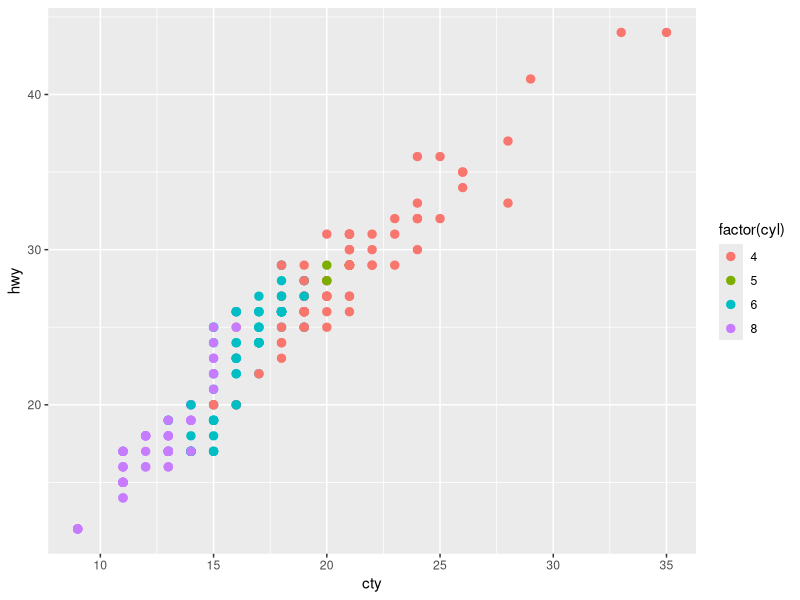
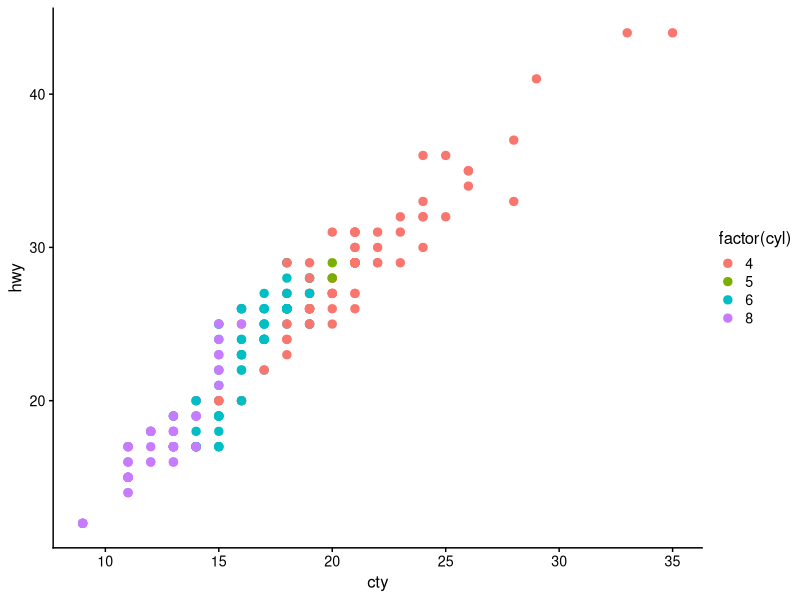

The R script that drew these images, in order: (Note: this script raises an error after producing the figures.)
## ---- chunk 1
require(ggplot2)
## ---- chunk 2
ggplot(mpg, aes(x = cty, y = hwy, colour = factor(cyl))) + 
   geom_point(size=2.5) + theme_gray()
## ---- chunk 3
require(cowplot)
theme_set(theme_cowplot(font_size=12)) # default fontsize doesn't work well for online viewing
ggplot(mpg, aes(x = cty, y = hwy, colour = factor(cyl))) +
  geom_point(size=2.5)
## ---- chunk 4
plot.mpg + background_grid(major = "xy", minor = "none")
## ---- chunk 5
plot.mpg <- ggplot(mpg, aes(x = cty, y = hwy, colour = factor(cyl))) + 
  geom_point(size=2.5)
plot.mpg
plot.diamonds <- ggplot(diamonds, aes(clarity, fill = cut)) + geom_bar() +
  theme(axis.text.x = element_text(angle=70, vjust=0.5))
plot.diamonds
## ---- chunk 6
plot_grid(plot.mpg, plot.diamonds, labels=c("A", "B"))
## ---- chunk 7
plot_grid(plot.mpg, NULL, NULL, plot.diamonds, labels=c("A", "B", "C", "D"), ncol = 2)
## ---- chunk 8
plot_grid(plot.mpg, plot.diamonds, plot.mpg, labels=c("A", "B", "C"), nrow = 1)
## ---- chunk 9
ggdraw(plot.mpg) + 
  draw_plot_label("A", size = 14) + 
  draw_text("DRAFT!", angle = 45, size = 80, alpha = .2)
## ---- chunk 10
t <- (0:1000)/1000
spiral <- data.frame(x = .45+.55*t*cos(t*15), y = .55-.55*t*sin(t*15), t)
ggdraw(plot.mpg) + 
  geom_path(data = spiral, aes(x = x, y = y, colour = t), size = 6, alpha = .4)
## ---- chunk 11
boxes <- data.frame(
  x = sample((0:36)/40, 40, replace = TRUE),
  y = sample((0:32)/40, 40, replace = TRUE)
)
# plot on top of annotations
ggdraw() + 
  geom_rect(data = boxes, aes(xmin = x, xmax = x + .15, ymin = y, ymax = y + .15),
            colour = "gray60", fill = "gray80") +
  draw_plot(plot.mpg) +
  draw_text("Plot is on top of the grey boxes", x = 1, y = 1,
            vjust = 1, hjust = 1, size = 10, fontface = 'bold')
# plot below annotations
ggdraw(plot.mpg) + 
  geom_rect(data = boxes, aes(xmin = x, xmax = x + .15, ymin = y, ymax = y + .15),
            colour = "gray60", fill = "gray80") + 
  draw_text("Plot is underneath the grey boxes", x = 1, y = 1,
            vjust = 1, hjust = 1, size = 10, fontface = 'bold')
## ---- chunk 12
plot.iris <- ggplot(iris, aes(Sepal.Length, Sepal.Width)) + 
  geom_point() + facet_grid(. ~ Species) + stat_smooth(method = "lm") +
  background_grid(major = 'y', minor = "none") + # add thin horizontal lines 
  panel_border() # and a border around each panel
# plot.mpt and plot.diamonds were defined earlier
ggdraw() +
  draw_plot(plot.iris, 0, .5, 1, .5) +
  draw_plot(plot.mpg, 0, 0, .5, .5) +
  draw_plot(plot.diamonds, .5, 0, .5, .5) +
  draw_plot_label(c("A", "B", "C"), c(0, 0, 0.5), c(1, 0.5, 0.5), size = 15)
## ---- chunk 13
ggdraw() +
  #geom_rect(data = boxes, aes(xmin = x, xmax = x + .15, ymin = y, ymax = y + .15),
  #          colour = "gray60", fill = "red", alpha=.03) +
  geom_path(data = spiral, aes(x = x, y = y, colour = t), size = 6, alpha = .4) +
  draw_plot(plot.diamonds, -.05, -.1, .55, .55) +
  draw_plot(plot.diamonds, .65, .4, .5, .5) +
  draw_plot(plot.mpg, .3, .3, .4, .4) +
  draw_plot(plot.iris, 0, .7, .7, .35 ) +
  draw_plot(plot.iris, .45, .0, .6, .3 )
